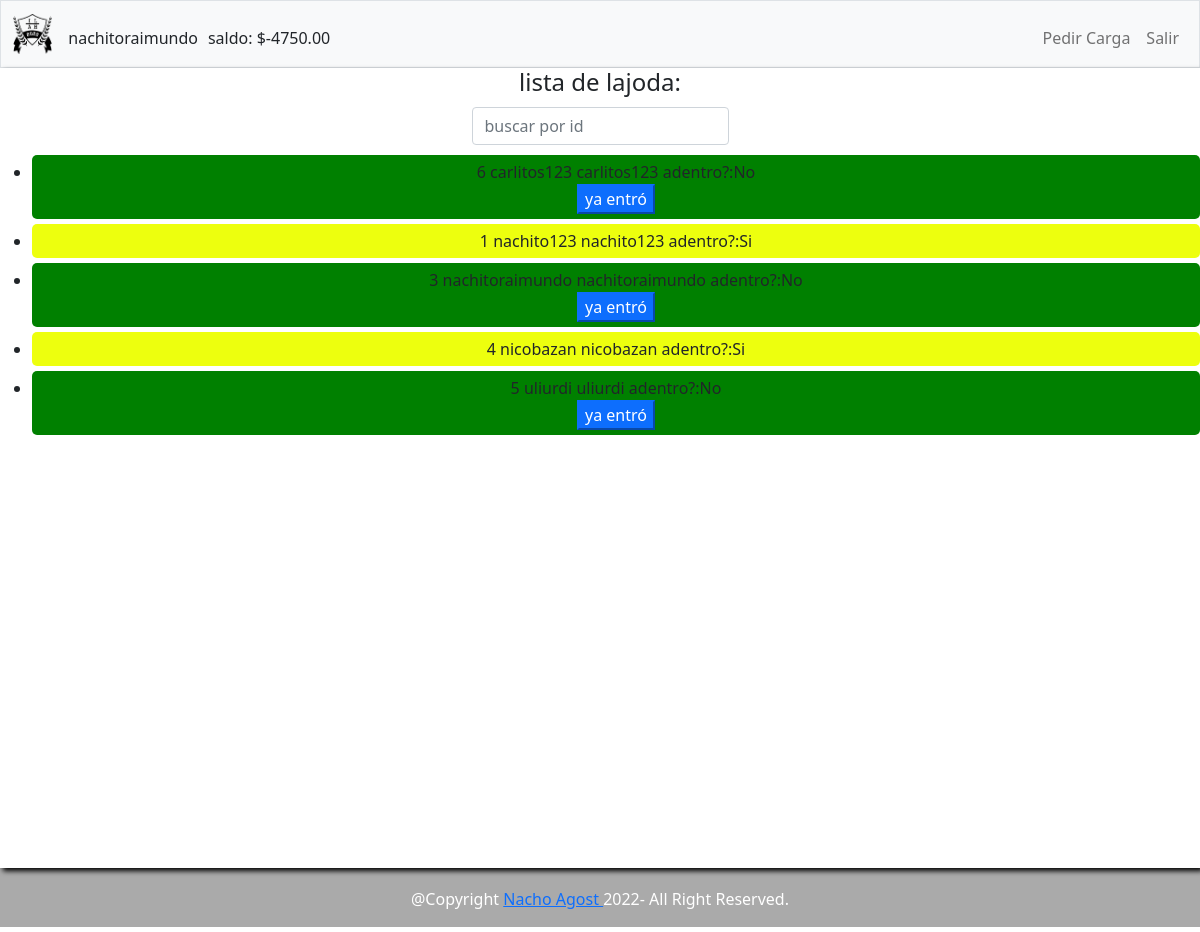
Screenshot of /listajodas?jodaid=6 (signed in) with the database file from the repository.
### tables this page shows
CREATE TABLE usuarios(
id INTEGER PRIMARY KEY AUTOINCREMENT NOT NULL,
nombre TEXT NOT NULL,
username TEXT NOT NULL,
password TEXT NOT NULL,
tipo VARCHAR(255) DEFAULT 'normal',
cash MONEY DEFAULT 0.00,
coins NUMERIC DEFAULT 0);

CREATE TABLE jodas (
jodaid INTEGER PRIMARY KEY AUTOINCREMENT NOT NULL,
autorid INTEGER,
nombre VARCHAR(255) DEFAULT 'joda utn',
descripcion TEXT,
ubicacion TEXT NOT NULL,
fecha DATE,
estado VARCHAR(255) DEFAULT 'debatida',
presupuesto MONEY NOT NULL,
capacidad NUMERIC,
precio MONEY DEFAULT 0,
sevende VARCHAR(255) 
);

CREATE TABLE listas(
listaid INTEGER PRIMARY KEY AUTOINCREMENT NOT NULL,
jodaid NUMERIC NOT NULL,
userid NUMERIC NOT NULL,
yaentro NUMBER(1) DEFAULT 'No'
);

### app.py (the view)
@app.route("/listajodas", methods=["GET"])
@promo_required
def listajodas():
    userdata = db.execute(
        "SELECT * FROM usuarios WHERE id = ?", session.get("user_id"))[0]
    if request.args.get("jodaid") == None:
        flash("id de joda es necesario")
        return redirect("/")
    jodaid = request.args.get("jodaid")
    confirmados = db.execute(''' SELECT usuarios.username AS username, usuarios.nombre AS nombre, usuarios.id AS userid, listas.listaid AS listaid, listas.yaentro AS yaentro
                                FROM usuarios INNER JOIN listas
                                ON usuarios.id = listas.userid
                                WHERE listas.jodaid = ?
                                ORDER BY nombre''', jodaid)
    jodadata = db.execute(
        "SELECT jodaid, nombre FROM jodas WHERE jodaid=?", jodaid)[0]
    return render_template("lista.html", userdata=userdata, confirmados=confirmados, jodadata=jodadata)

### helpers.py (called while the page is built)
def promo_required(f):
    @wraps(f)
    def decorated_function(*args, **kwargs):
        if not db.execute("SELECT tipo FROM usuarios WHERE id = ?", session.get("user_id"))[0]["tipo"] in ["PROMO", "ADMIN"]:
            flash("requerido ser promo")
            return redirect("/")
        return f(*args, **kwargs)
    return decorated_function

### templates/lista.html (shortened to what this page needs)
{% extends "layout.html" %}
{% block main %}
    <h4 class = "lista__title "> lista de {{ jodadata['nombre'] }}:</h4>
    <input id="userquery__input" class="form-control mx-auto w-auto" placeholder="buscar por id">
    <ul id="lista__confirmados" class= "lista__confirmados">
       {% for confirmado in confirmados %}
            <li class="lista__confirmado yaentro__{{confirmado['yaentro']}}">
                <span> {{confirmado["userid"]}}</span>
                <span> {{confirmado["nombre"]}} </span>
                <span> {{confirmado["username"]}}</span>
                <span> adentro?:{{confirmado["yaentro"] }}</span>
                {% if confirmado["yaentro"] == 'No': %}
                <form action="/yaentro" method="post">
                    <button class="yaentro__button button btn-primary" type="submit"> ya entró</button>
                </form>
                {% endif%}
            </li>
       {% endfor %}
    </ul>
{% endblock %}

### templates/layout.html (shortened to what this page needs)
<!DOCTYPE html>
<html lang="es">
    <head>
        <link href="https://cdn.jsdelivr.net/npm/bootstrap@5.1.3/dist/css/bootstrap.min.css" rel="stylesheet">
        <link href="/static/styles.css" rel="stylesheet">
    </head>
    <body>
        <nav class="bg-light border navbar navbar-expand-md navbar-light">
            <div class="container-fluid">
                <a class="navbar-brand" href="/"><img class="logo" src="/static/escudoutn.png"></a>
                <div class="collapse navbar-collapse" id="navbar">
                    {% if session["user_id"] %}
                        <ul class="navbar-nav me-auto mt-2">
                            <li class="nav-item username"> {{ userdata["username"] }}</li>
                            <li class="nav-item cash"> saldo: {{ "$%.2f"|format( userdata['cash']|float) }}</li>
                        </ul>
                        <ul class="navbar-nav ms-auto mt-2">
                            {% if userdata["tipo"] == "ADMIN"%}
                                <li class="nav-item"><a class="nav-link" href="/cargarplata">Cargar Saldo</a></li>
                            {% else %}
                                <li class="nav-item"><a class="nav-link" href="/pedircarga"> Pedir Carga</a></li>
                            {% endif%}
                            <li class="nav-item"><a class="nav-link" href="/logout">Salir</a></li>
                        </ul>
                    {% endif %}
                </div>
            </div>
        </nav>
        <main class="main-wrapper text-center">
            {% block main %}{% endblock %}
        </main>
        <footer class="footer">
            @Copyright <a href="https://www.instagram.com/nacho.agost/" target="_blank"> Nacho Agost </a> 2022- All Right Reserved.
        </footer>
    </body>
</html>

### static/styles.css (style rules this page uses)
html, body { margin:0px; padding:0; }
.main-wrapper { position:relative; padding-top:0; margin-bottom:4em; z-index:10; box-shadow: 3px 3px 5px #000000; background-color: #FFF; min-height:100vh; }
.logo { height:40px; }
.cash { position: relative; left:10px; }
#userquery__input { margin:10px; }
.lista__confirmado { border-radius:5px; margin-bottom:5px; padding:5px; }
.yaentro__Si { background-color: #edff0e; }
.yaentro__No { background-color: #008000; }
.yaentro__button { display:inline-block; }
.footer { width:100vw; height:5em; margin:0; padding-top:2.5em; position: fixed; bottom: 5px; background-color: #AAA; color: #FFF; text-align: center; z-index: 1; }

### rows the page displays
usuarios: username "nachitoraimundo", cash "$-4750.00", userid "3", nombre "nachitoraimundo", yaentro "No"
jodas: nombre "lajoda"
usuarios: userid "6", nombre "carlitos123", username "carlitos123", yaentro "No"
usuarios: userid "1", nombre "nachito123", username "nachito123", yaentro "Si"
usuarios: userid "4", nombre "nicobazan", username "nicobazan", yaentro "Si"
usuarios: userid "5", nombre "uliurdi", username "uliurdi", yaentro "No"
